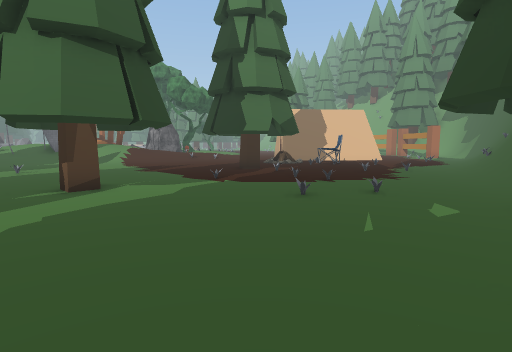
[1] (above)

24 first-person views from a walk through a Unity game level. The camera is 1.3 m above the floor, tilts 6° down and sees 80° across. The floor is counted in squares, 2 m on a side. Each view is taken from the middle of a square. On the plan, view 1 faces up. The plan holds only what a view shows up to about 10 squares ahead; the rest is blank. The place goes on beyond the plan. The player character is not drawn. Some surface patterns are stand-ins.

[2]
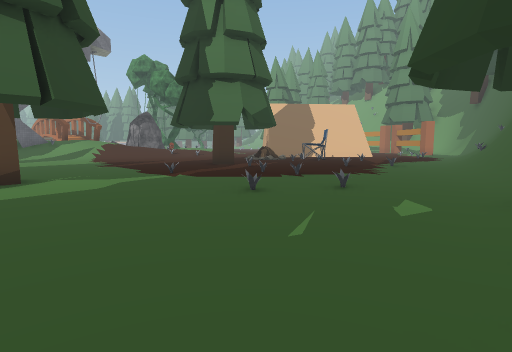

[3]
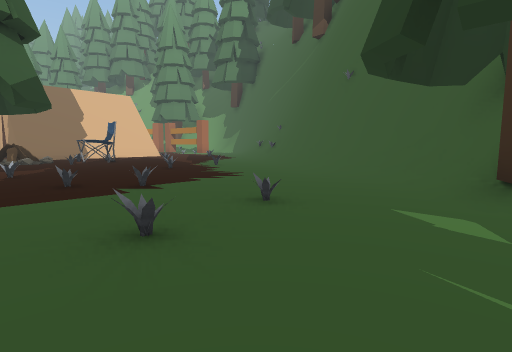

[4]
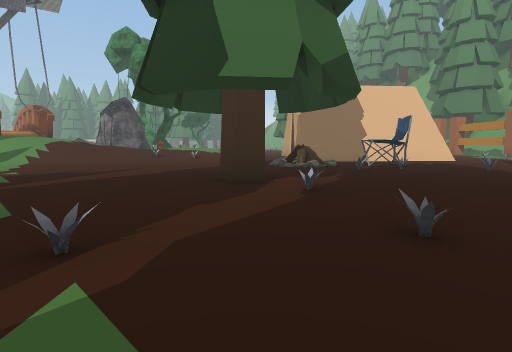

[5]
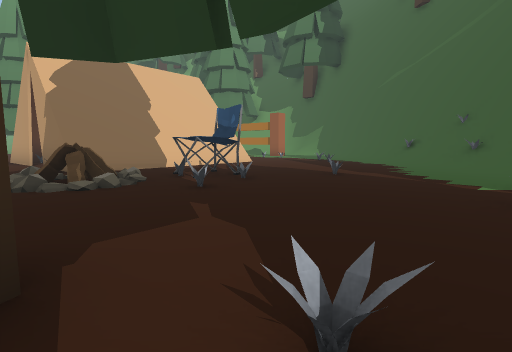

[6]
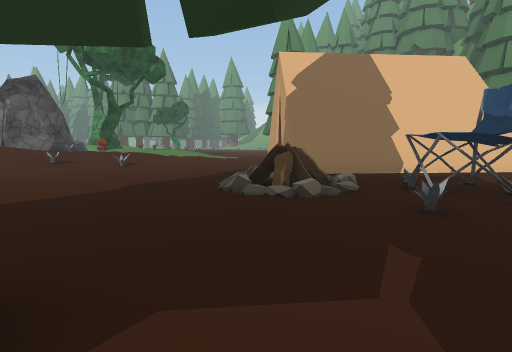

[7]
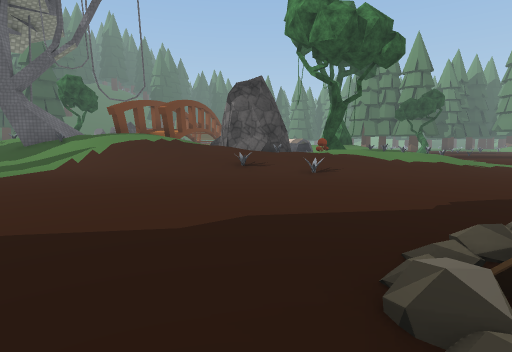

[8]
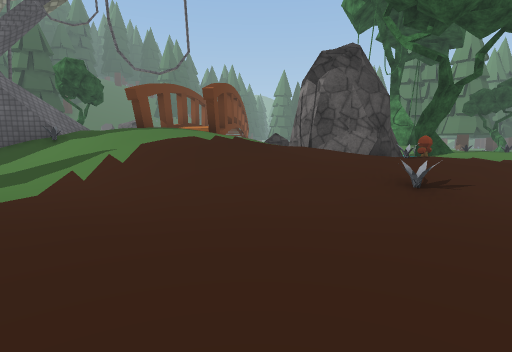

[9]
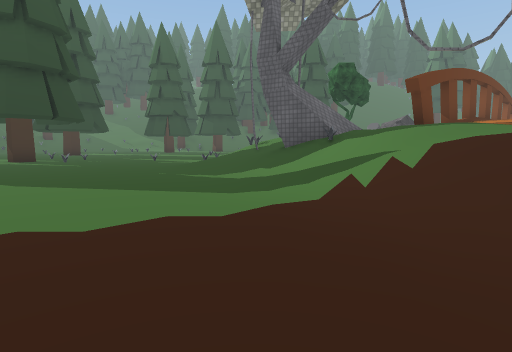

[10]
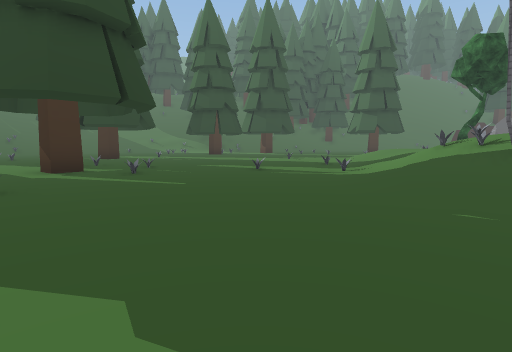

[11]
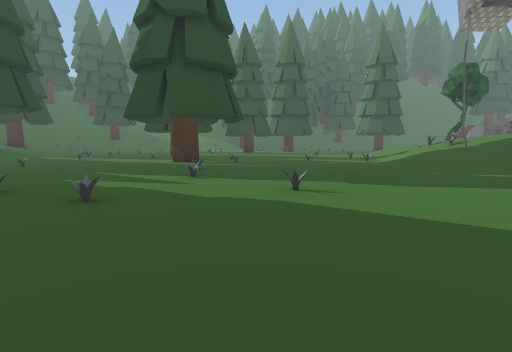

[12]
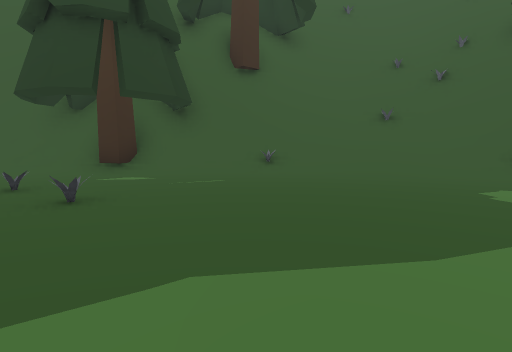

[13]
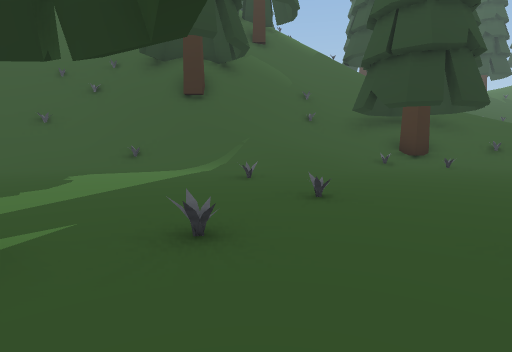

[14]
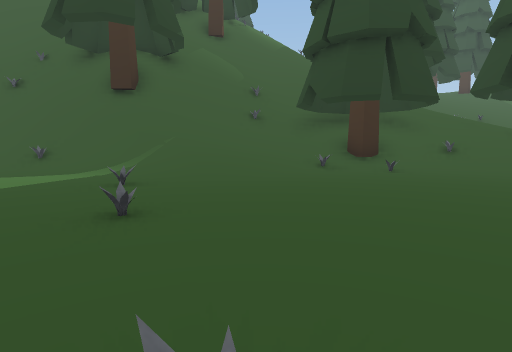

[15]
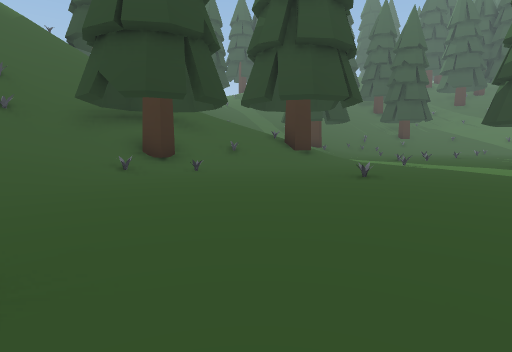

[16]
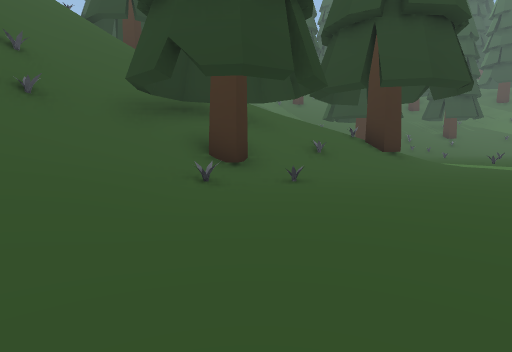

[17]
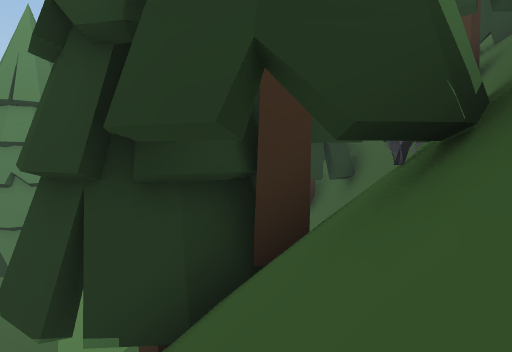

[18]
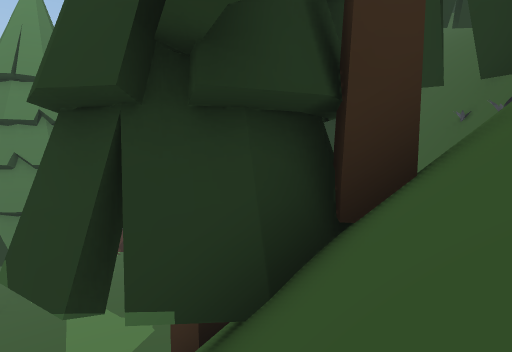

[19]
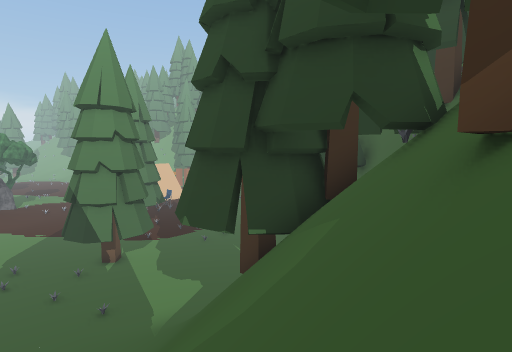

[20]
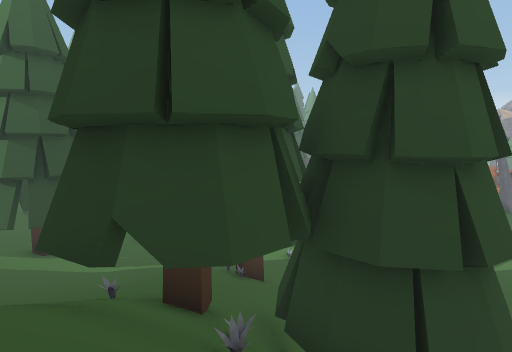

[21]
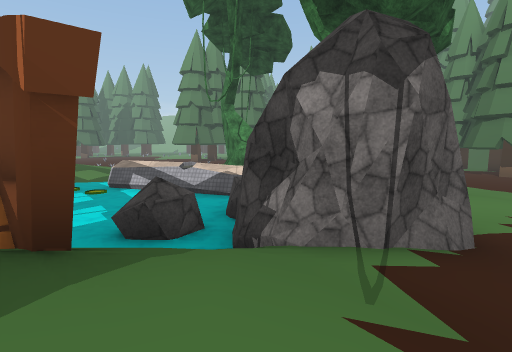

[22]
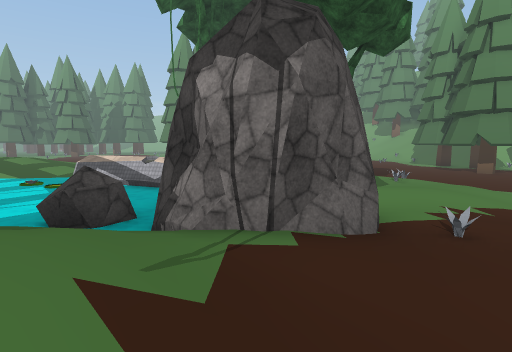

[23]
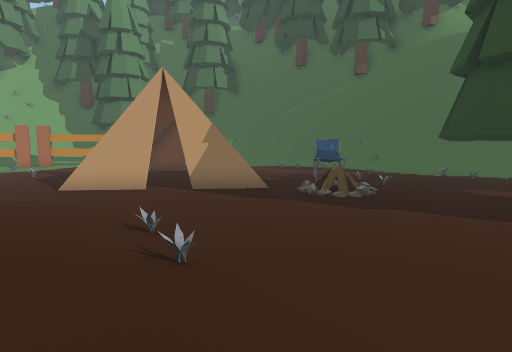

[24]
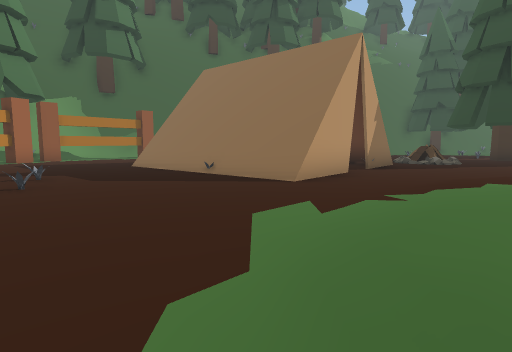

### Floor plan
Key: @ floor where view 1 was taken; # wall or solid block; x gap in a wall; . main floor; : floor 0.75 m higher than the main floor; / step, stairs or slope; = window, fence, low wall or low ledge; ^ raised ledge; v drop or lower ground; O other object.
Columns run from 18 left of view 1 to 12 right of it. Each row starts with its distance up from view 1.
 29    :::          /.....
 28    :::^^      ::/............
 27     :OO:#^^ O :://...........
 26      :::::^ O :://..........
 25       ::::O  /:///......=#.
 24       :::OOO /////..######
 23       ::OOOOO::///..#
 22       ::/ OOO::///..x.
 21 OO    #=#////////...x.
 20 OO     ###//////....#.   #
 19        ##//////.....######
 18        =//////............
 17 // ////#/////......OO.O....
 16 /////=/////........O..O.....
 15 .///////..................../
 14 ....///...................../##
 13 ..................O......../##
 12 ..........................//##
 11 ........................../##
 10 ........................./##
  9 ........................./#
  8 ...O..................../##
  7 ...O..........O........./##
  6  ....................../=#
  5 ......................//##
  4 ....................../O#
  3 ...................../###
  2 ..................../=#
  1 ..........///.....///##
  0  /O///.../////////@/=###
 -1   O//////////////////##
 -2   /O///O//////=###/####
 -3 //////OOO///==#########Ov
 -4 ///////O/////OOOO     vO
 -5 /////O/////////OOv  OOOO
 -6 /////OO///////OOO= vO  O
 -7      ///////////
 -8        //// #

Positions as (right, up) in squares from view 1, and headings:
1: (0, 0), facing up
2: (1, 1), facing up
3: (0, 4), facing up-right
4: (0, 7), facing up
5: (0, 11), facing up-right
6: (1, 12), facing up
7: (1, 15), facing up-left
8: (-3, 16), facing up-left
9: (-4, 16), facing left
10: (-8, 12), facing left
11: (-4, 10), facing left
12: (-3, 7), facing down-right
13: (-6, 8), facing down
14: (-8, 7), facing down
15: (-7, 6), facing down-left
16: (-7, 3), facing down-left
17: (-6, -7), facing up-right
18: (-6, -6), facing up-right
19: (-9, -8), facing up-right
20: (-9, -7), facing up-left
21: (-8, 19), facing up
22: (-7, 19), facing up
23: (-7, 19), facing right
24: (-2, 29), facing down-right
